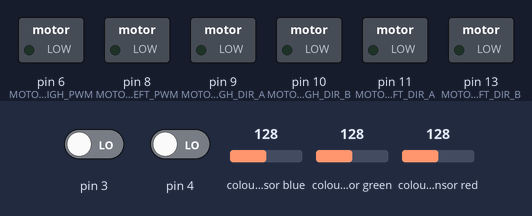
This sketch was run on a simulated Arduino Mega 2560, built with avr-gcc and run on an emulated ATmega2560. On the bench: switched loads named in the sketch (green lamp = pin HIGH). The inputs (shaded band) are chosen by the test bench; at power-on: pin 3 LOW, pin 4 LOW, colour sensor blue 128, colour sensor green 128, colour sensor red 128.

Above: at 0.1 s.
At 1.4 s:
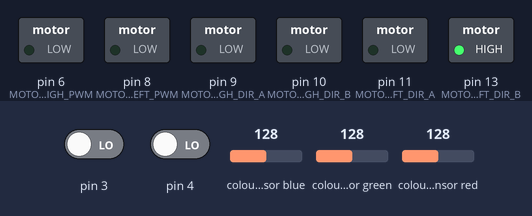
At 10.6 s:
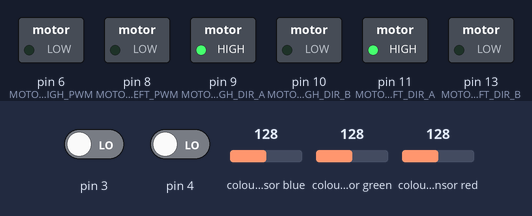
At 11.6 s:
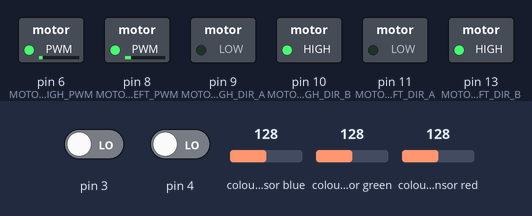
Timing chart, 0 to 13.1 s (numbered marks = the images above):
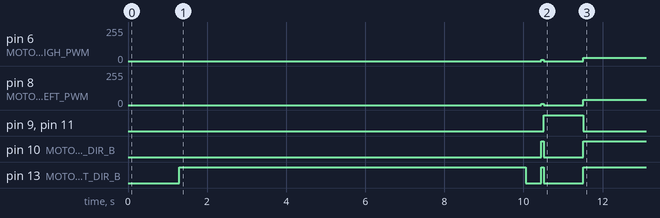

Measured:
- by itself, pin 6 (MOTORRIGH_PWM): 0/255 → 9/255 at 10.5 s, → 0/255 0.06 s later, → 23/255 1.0 s later
- by itself, pin 8 (MOTORLEFT_PWM): 0/255 → 9/255 at 10.5 s, → 0/255 0.06 s later, → 38/255 1.0 s later
- by itself, pin 9 (MOTORRIGH_DIR_A), pin 11 (MOTORLEFT_DIR_A): LOW → HIGH at 10.5 s, → LOW 1.0 s later
- by itself, pin 10 (MOTORRIGH_DIR_B): LOW → HIGH at 10.5 s, → LOW 0.06 s later, → HIGH 1.0 s later
- by itself, pin 13 (MOTORLEFT_DIR_B): HIGH → LOW at 10.1 s, → HIGH 0.40 s later, → LOW 0.06 s later, → HIGH 1.0 s later

The sketch:

SEGUIDOR_6.ino
```cpp
#include <SharpIR.h>
#include <Wire.h>
#include "Adafruit_TCS34725softi2c.h"
#include <QTRSensors.h>

#define SDApin1 47
#define SCLpin1 48

#define SDApin2 45
#define SCLpin2 46


uint16_t clear , red1, green1, blue1;
uint16_t  red2, green2, blue2;


Adafruit_TCS34725softi2c tcs1 = Adafruit_TCS34725softi2c(TCS34725_INTEGRATIONTIME_50MS, TCS34725_GAIN_4X, SDApin1, SCLpin1);

Adafruit_TCS34725softi2c tcs2 = Adafruit_TCS34725softi2c(TCS34725_INTEGRATIONTIME_50MS, TCS34725_GAIN_4X, SDApin2, SCLpin2);


#define NUM_SENSORS             8  // number of sensors used
#define NUM_SAMPLES_PER_SENSOR  4  // average 4 analog samples per sensor reading
#define EMITTER_PIN             2  // emitter is controlled by digital pin 2

// sensors 0 through 5 are connected to analog inputs 0 through 5, respectively
QTRSensorsAnalog qtra((unsigned char[]) {
  A0, A1, A2, A3, A4, A5, A6, A7
},
NUM_SENSORS, NUM_SAMPLES_PER_SENSOR, EMITTER_PIN);
unsigned int sensorValues[NUM_SENSORS];


#define MOTORLEFT_DIR_A  11
#define MOTORLEFT_DIR_B  13
#define MOTORLEFT_PWM    8


#define MOTORRIGH_DIR_A  9
#define MOTORRIGH_DIR_B  10
#define MOTORRIGH_PWM    6

int BT1 =PJ3;
int BT2 =PJ4;

#define Sx1 A8
#define Sx2 A9

int boton1, boton2;

int sx1, sx2;
int poslast;


float KP = 0.25; //0.25    0.55         1.81                    0.55              0.54
float KD = 2.4; //5.56    55             90      77              5.56           17.56
float Ki = 0; //0                 0.0037                   0.009v             0.008

int Velmax = 115;//180

int error1 = 0;
int error2 = 0;
int error3 = 0;
int error4 = 0;
int error5 = 0;
int error6 = 0;

void setup() {
  digitalWrite(MOTORRIGH_DIR_A, LOW);
    digitalWrite(MOTORRIGH_DIR_B, LOW);
    analogWrite (MOTORRIGH_PWM,0);
        digitalWrite(MOTORLEFT_DIR_A, LOW);
    digitalWrite(MOTORLEFT_DIR_B, LOW);
    analogWrite (MOTORLEFT_PWM, 0);

  //Serial.begin(9600);
  pinMode(MOTORRIGH_DIR_A , OUTPUT);
  pinMode(MOTORRIGH_DIR_B , OUTPUT);
  pinMode(MOTORRIGH_PWM   , OUTPUT);
  pinMode(MOTORLEFT_DIR_A , OUTPUT);
  pinMode(MOTORLEFT_DIR_B , OUTPUT);
  pinMode(MOTORLEFT_PWM   , OUTPUT);

  pinMode(Sx1, INPUT);
  pinMode(Sx2, INPUT);

  pinMode(BT1, INPUT);
  pinMode(BT2, INPUT);

  delay(500);


  while (true)
  {
    boton1 = digitalRead(BT1);
    if (boton1 == LOW)
    {
      break;
    }
  }

  delay(800);
  pinMode(13, OUTPUT);
  digitalWrite(13, HIGH);
  for (int i = 0; i < 350; i++)
  {
    qtra.calibrate();
  }
  digitalWrite(13, LOW);


  while (true)
  {
    boton2 = digitalRead(BT2);
    if (boton2 == LOW)
    {
      break;
    }
  }

  delay(400);
}
void setMotorLeft(int value)
{
  if ( value >= 0 )
  {
    digitalWrite(MOTORRIGH_DIR_A, HIGH);
    digitalWrite(MOTORRIGH_DIR_B, LOW);
  }
  else
  {
    digitalWrite(MOTORRIGH_DIR_A, LOW);
    digitalWrite(MOTORRIGH_DIR_B, HIGH);
    value *= -1;
  }
  analogWrite(MOTORRIGH_PWM, value);
}

void setMotorRigh(int value)
{
  if ( value >= 0 )
  {
    digitalWrite(MOTORLEFT_DIR_A, HIGH);
    digitalWrite(MOTORLEFT_DIR_B, LOW);
  }
  else
  {
    digitalWrite(MOTORLEFT_DIR_A, LOW);
    digitalWrite(MOTORLEFT_DIR_B, HIGH);
    value *= -1;
  }
  analogWrite(MOTORLEFT_PWM, value);
}

void motores(int left, int righ)
{
  //digitalWrite(STANDBY,HIGH);
  setMotorLeft(left);
  setMotorRigh(righ);
}

void freno(boolean left, boolean righ, int value)
{
  //  digitalWrite(STANDBY,HIGH);

  if ( left )
  {
    digitalWrite(MOTORRIGH_DIR_A, HIGH);
    digitalWrite(MOTORRIGH_DIR_B, HIGH);
    analogWrite (MOTORRIGH_PWM, value);
  }

  if ( righ )
  {
    digitalWrite(MOTORLEFT_DIR_A, HIGH);
    digitalWrite(MOTORLEFT_DIR_B, HIGH);
    analogWrite (MOTORLEFT_PWM, value);
  }
}


unsigned int posicion = 0;

int proporcional = 0;
int integral = 0;
int derivativo = 0;

int diferencial = 0;
int last_prop;
int Target = 3500;


void loop() {
  //PID();

  // qtra.readLine(sensorValues);

  if (analogRead(A0) >= 500 &&analogRead(A1) >= 500 && analogRead(A2) >= 500 && analogRead(A3) >= 500 && analogRead(A4) >= 500 && analogRead(A5) >= 500 && analogRead(A6) >= 500&&analogRead(A7) >= 500 )
  { motores(-9, -9);
  delay(60);
    motores(0, 0);
    delay(1000);

    motores(-23, -38);

    while (true)
    {
      digitalWrite(13, HIGH);
      leer_color();
      if (green1 <= 390 && green1 >= 115)
      {
        motores(0, 0);
        delay(500);
        motores(-40, 80);
        delay(400);
        break;
      }
      else if (green2 <= 390 && green2 >= 115)
      {
        motores(0, 0);
        delay(500);
        motores(80, -40);
        delay(400);
        break;
      }
      else
      {
        motores(-23, -38);
        delay(120);
      }
      digitalWrite(13, LOW);
    }
  }

  //frenos_contorno();

  PID();
}
void PID() {
  unsigned int position = qtra.readLine(sensorValues);
  proporcional =  3500 - ((int)position);
  /*if ( proporcional <= -Target )
    {
    setMotorLeft(0);
    freno(false,true,255);
    }
    else if ( proporcional >= Target )
    {
    setMotorRigh(0);
    freno(true,false,255);
    }*/

  derivativo = proporcional - last_prop;
  integral = error1 + error2 + error3 + error4 + error5 + error6;
  last_prop = proporcional;

  error6 = error5;
  error5 = error4;
  error4 = error3;
  error3 = error2;
  error2 = error1;
  error1 = proporcional;

  int diferencial = ( proporcional * KP ) + ( derivativo * KD ) + (integral * Ki) ;

  if ( diferencial > Velmax ) diferencial = Velmax;
  else if ( diferencial < -Velmax ) diferencial = -Velmax;

  ( diferencial < 0 ) ? motores(Velmax + diferencial, Velmax) : motores(Velmax, Velmax - diferencial);
}


void frenos_contorno() {
 QTR1A();
  if (sx1>600&&sx2<100)
  {
    motores(-140, 130);
    delay(9);
  }
  else if (sx2>600&&sx1<100)
  {
    motores(130, -140);
    delay(9);
  }

  /*unsigned int position = qtra.readLine(sensorValues);
  if (position>6500)
  {
    motores(-140, 130);
    delay(9);
  }
  else if (position<500)
  {
    motores(130, -140);
    delay(9);
  }
  */
}

void leer_color()
{
  delay(50);
  tcs1.getRawData(&red1, &green1, &blue1, &clear);
  delay(50);
  tcs2.getRawData(&red2, &green2, &blue2, &clear);
  return red1, green1, blue1, red2, green2, blue2;
}
void QTR1A ()
{
  sx1 = analogRead(Sx1);
  sx2 = analogRead(Sx2);
  return sx1,sx2;
}
```
